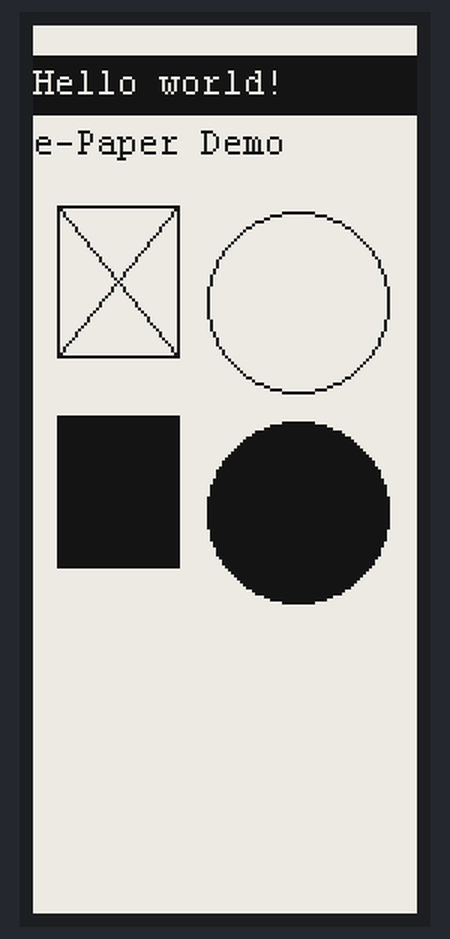
Bench run of a sketch on a simulated Arduino Uno, built for the host (arithmetic inside an expression is 32-bit, double 64-bit). Parts: 128×296 one-colour display.

Above: at 4.1 s.
At 8.7 s:
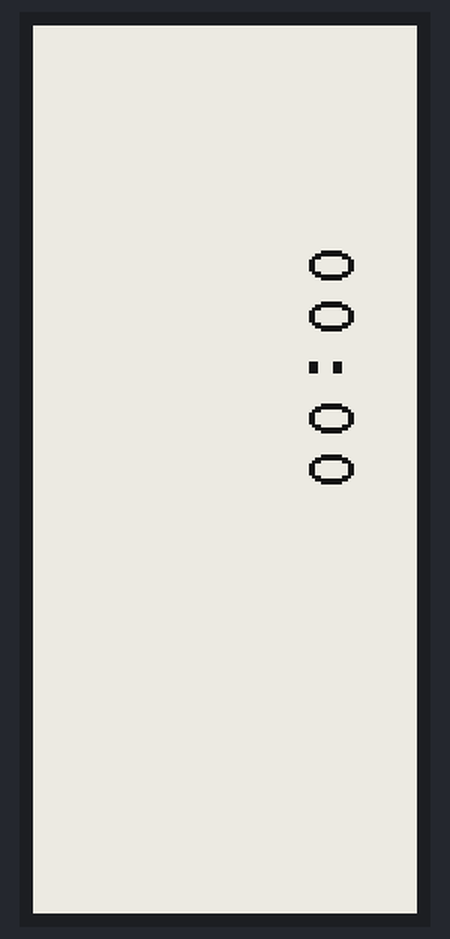
At 15.7 s:
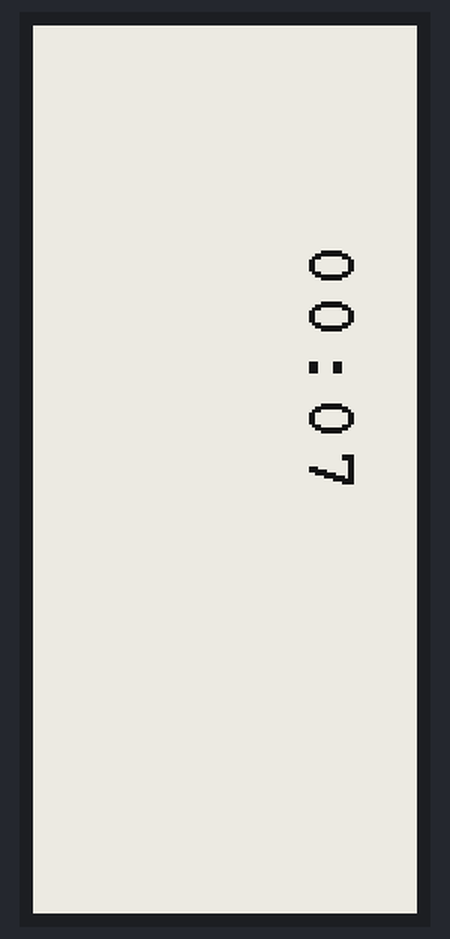
At 22.7 s:
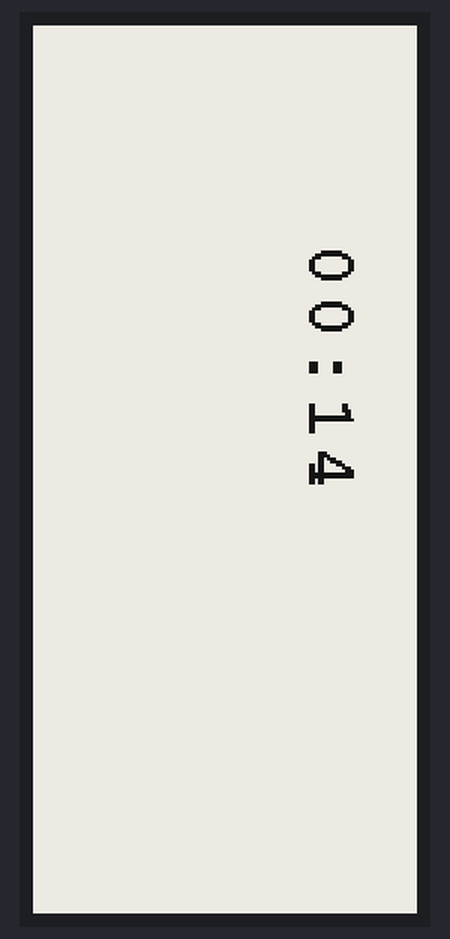
At 29.7 s:
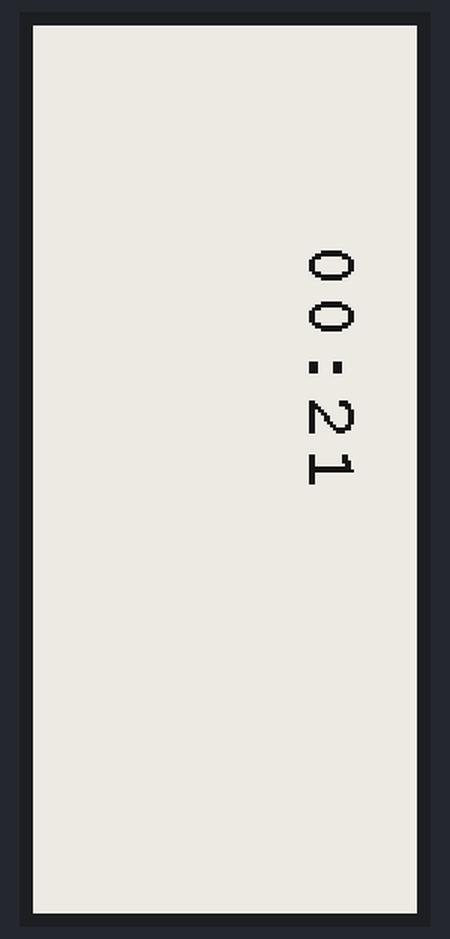
At 37.8 s:
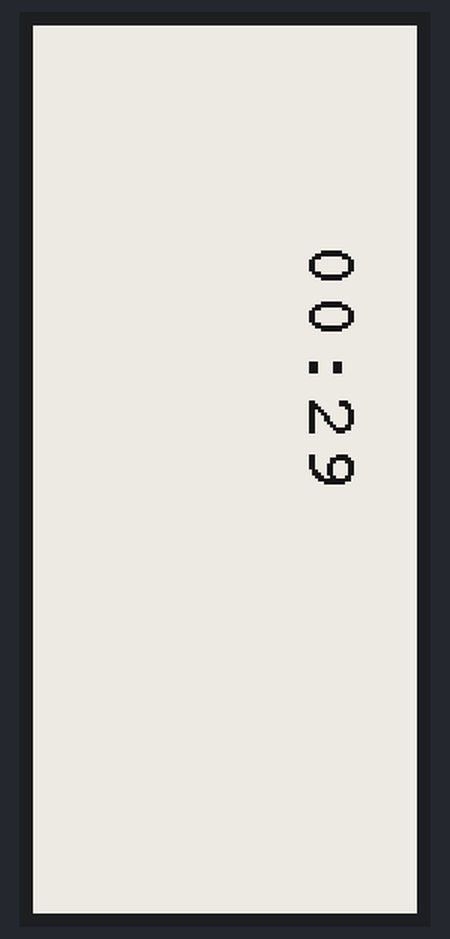

The sketch:

epd2in9_V2.ino
```cpp
// (licence header left out)
#include <SPI.h>
#include "epd2in9_V2.h"
#include "epdpaint.h"
#include "imagedata.h"

#define COLORED     0
#define UNCOLORED   1

/**
  * Due to RAM not enough in Arduino UNO, a frame buffer is not allowed.
  * In this case, a smaller image buffer is allocated and you have to
  * update a partial display several times.
  * 1 byte = 8 pixels, therefore you have to set 8*N pixels at a time.
  */
unsigned char image[1024];
Paint paint(image, 0, 0);    // width should be the multiple of 8
Epd epd;
unsigned long time_start_ms;
unsigned long time_now_s;

void setup() {
  // put your setup code here, to run once:
  Serial.begin(115200);
  if (epd.Init() != 0) {
      Serial.print("e-Paper init failed");
      return;
  }

  epd.ClearFrameMemory(0xFF);   // bit set = white, bit reset = black
  epd.DisplayFrame();

  paint.SetRotate(ROTATE_0);
  paint.SetWidth(128);
  paint.SetHeight(24);

  /* For simplicity, the arguments are explicit numerical coordinates */
  paint.Clear(COLORED);
  paint.DrawStringAt(0, 4, "Hello world!", &Font12, UNCOLORED);
  epd.SetFrameMemory(paint.GetImage(), 0, 10, paint.GetWidth(), paint.GetHeight());

  paint.Clear(UNCOLORED);
  paint.DrawStringAt(0, 4, "e-Paper Demo", &Font12, COLORED);
  epd.SetFrameMemory(paint.GetImage(), 0, 30, paint.GetWidth(), paint.GetHeight());

  paint.SetWidth(64);
  paint.SetHeight(64);

  paint.Clear(UNCOLORED);
  paint.DrawRectangle(0, 0, 40, 50, COLORED);
  paint.DrawLine(0, 0, 40, 50, COLORED);
  paint.DrawLine(40, 0, 0, 50, COLORED);
  epd.SetFrameMemory(paint.GetImage(), 8, 60, paint.GetWidth(), paint.GetHeight());

  paint.Clear(UNCOLORED);
  paint.DrawCircle(32, 32, 30, COLORED);
  epd.SetFrameMemory(paint.GetImage(), 56, 60, paint.GetWidth(), paint.GetHeight());

  paint.Clear(UNCOLORED);
  paint.DrawFilledRectangle(0, 0, 40, 50, COLORED);
  epd.SetFrameMemory(paint.GetImage(), 8, 130, paint.GetWidth(), paint.GetHeight());

  paint.Clear(UNCOLORED);
  paint.DrawFilledCircle(32, 32, 30, COLORED);
  epd.SetFrameMemory(paint.GetImage(), 56, 130, paint.GetWidth(), paint.GetHeight());
  epd.DisplayFrame();

  delay(2000);

  if (epd.Init() != 0) {
      Serial.print("e-Paper init failed ");
      return;
  }

  /**
   *  there are 2 memory areas embedded in the e-paper display
   *  and once the display is refreshed, the memory area will be auto-toggled,
   *  i.e. the next action of SetFrameMemory will set the other memory area
   *  therefore you have to set the frame memory and refresh the display twice.
   */
  epd.SetFrameMemory_Base(IMAGE_DATA);
  epd.DisplayFrame();

  time_start_ms = millis();
}

void loop() {
  // put your main code here, to run repeatedly:
  time_now_s = (millis() - time_start_ms) / 1000;
  char time_string[] = {'0', '0', ':', '0', '0', '\0'};
  time_string[0] = time_now_s / 60 / 10 + '0';
  time_string[1] = time_now_s / 60 % 10 + '0';
  time_string[3] = time_now_s % 60 / 10 + '0';
  time_string[4] = time_now_s % 60 % 10 + '0';

  paint.SetWidth(32);
  paint.SetHeight(96);
  paint.SetRotate(ROTATE_90);

  paint.Clear(UNCOLORED);
  paint.DrawStringAt(0, 4, time_string, &Font24, COLORED);
  epd.SetFrameMemory_Partial(paint.GetImage(), 80, 72, paint.GetWidth(), paint.GetHeight());
  epd.DisplayFrame_Partial();

  // delay(300);
}
```

epdpaint.cpp
```cpp
// (licence header left out)
#include <avr/pgmspace.h>
#include "epdpaint.h"

Paint::Paint(unsigned char* image, int width, int height) {
    this->rotate = ROTATE_0;
    this->image = image;
    /* 1 byte = 8 pixels, so the width should be the multiple of 8 */
    this->width = width % 8 ? width + 8 - (width % 8) : width;
    this->height = height;
}

Paint::~Paint() {
}

/**
 *  @brief: clear the image
 */
void Paint::Clear(int colored) {
    for (int x = 0; x < this->width; x++) {
        for (int y = 0; y < this->height; y++) {
            DrawAbsolutePixel(x, y, colored);
        }
    }
}

/**
 *  @brief: this draws a pixel by absolute coordinates.
 *          this function won't be affected by the rotate parameter.
 */
void Paint::DrawAbsolutePixel(int x, int y, int colored) {
    if (x < 0 || x >= this->width || y < 0 || y >= this->height) {
        return;
    }
    if (IF_INVERT_COLOR) {
        if (colored) {
            image[(x + y * this->width) / 8] |= 0x80 >> (x % 8);
        } else {
            image[(x + y * this->width) / 8] &= ~(0x80 >> (x % 8));
        }
    } else {
        if (colored) {
            image[(x + y * this->width) / 8] &= ~(0x80 >> (x % 8));
        } else {
            image[(x + y * this->width) / 8] |= 0x80 >> (x % 8);
        }
    }
}

/**
 *  @brief: Getters and Setters
 */
unsigned char* Paint::GetImage(void) {
    return this->image;
}

int Paint::GetWidth(void) {
    return this->width;
}

void Paint::SetWidth(int width) {
    this->width = width % 8 ? width + 8 - (width % 8) : width;
}

int Paint::GetHeight(void) {
    return this->height;
}

void Paint::SetHeight(int height) {
    this->height = height;
}

int Paint::GetRotate(void) {
    return this->rotate;
}

void Paint::SetRotate(int rotate){
    this->rotate = rotate;
}

/**
 *  @brief: this draws a pixel by the coordinates
 */
void Paint::DrawPixel(int x, int y, int colored) {
    int point_temp;
    if (this->rotate == ROTATE_0) {
        if(x < 0 || x >= this->width || y < 0 || y >= this->height) {
            return;
        }
        DrawAbsolutePixel(x, y, colored);
    } else if (this->rotate == ROTATE_90) {
        if(x < 0 || x >= this->height || y < 0 || y >= this->width) {
          return;
        }
        point_temp = x;
        x = this->width - y;
        y = point_temp;
        DrawAbsolutePixel(x, y, colored);
    } else if (this->rotate == ROTATE_180) {
        if(x < 0 || x >= this->width || y < 0 || y >= this->height) {
          return;
        }
        x = this->width - x;
        y = this->height - y;
        DrawAbsolutePixel(x, y, colored);
    } else if (this->rotate == ROTATE_270) {
        if(x < 0 || x >= this->height || y < 0 || y >= this->width) {
          return;
        }
        point_temp = x;
        x = y;
        y = this->height - point_temp;
        DrawAbsolutePixel(x, y, colored);
    }
}

/**
 *  @brief: this draws a charactor on the frame buffer but not refresh
 */
void Paint::DrawCharAt(int x, int y, char ascii_char, sFONT* font, int colored) {
    int i, j;
    unsigned int char_offset = (ascii_char - ' ') * font->Height * (font->Width / 8 + (font->Width % 8 ? 1 : 0));
    const unsigned char* ptr = &font->table[char_offset];

    for (j = 0; j < font->Height; j++) {
        for (i = 0; i < font->Width; i++) {
            if (pgm_read_byte(ptr) & (0x80 >> (i % 8))) {
                DrawPixel(x + i, y + j, colored);
            }
            if (i % 8 == 7) {
                ptr++;
            }
        }
        if (font->Width % 8 != 0) {
            ptr++;
        }
    }
}

/**
*  @brief: this displays a string on the frame buffer but not refresh
*/
void Paint::DrawStringAt(int x, int y, const char* text, sFONT* font, int colored) {
    const char* p_text = text;
    unsigned int counter = 0;
    int refcolumn = x;

    /* Send the string character by character on EPD */
    while (*p_text != 0) {
        /* Display one character on EPD */
        DrawCharAt(refcolumn, y, *p_text, font, colored);
        /* Decrement the column position by 16 */
        refcolumn += font->Width;
        /* Point on the next character */
        p_text++;
        counter++;
    }
}

/**
*  @brief: this draws a line on the frame buffer
*/
void Paint::DrawLine(int x0, int y0, int x1, int y1, int colored) {
    /* Bresenham algorithm */
    int dx = x1 - x0 >= 0 ? x1 - x0 : x0 - x1;
    int sx = x0 < x1 ? 1 : -1;
    int dy = y1 - y0 <= 0 ? y1 - y0 : y0 - y1;
    int sy = y0 < y1 ? 1 : -1;
    int err = dx + dy;

    while((x0 != x1) && (y0 != y1)) {
        DrawPixel(x0, y0 , colored);
        if (2 * err >= dy) {
            err += dy;
            x0 += sx;
        }
        if (2 * err <= dx) {
            err += dx;
            y0 += sy;
        }
    }
}

/**
*  @brief: this draws a horizontal line on the frame buffer
*/
void Paint::DrawHorizontalLine(int x, int y, int line_width, int colored) {
    int i;
    for (i = x; i < x + line_width; i++) {
        DrawPixel(i, y, colored);
    }
}

/**
*  @brief: this draws a vertical line on the frame buffer
*/
void Paint::DrawVerticalLine(int x, int y, int line_height, int colored) {
    int i;
    for (i = y; i < y + line_height; i++) {
        DrawPixel(x, i, colored);
    }
}

/**
*  @brief: this draws a rectangle
*/
void Paint::DrawRectangle(int x0, int y0, int x1, int y1, int colored) {
    int min_x, min_y, max_x, max_y;
    min_x = x1 > x0 ? x0 : x1;
    max_x = x1 > x0 ? x1 : x0;
    min_y = y1 > y0 ? y0 : y1;
    max_y = y1 > y0 ? y1 : y0;

    DrawHorizontalLine(min_x, min_y, max_x - min_x + 1, colored);
    DrawHorizontalLine(min_x, max_y, max_x - min_x + 1, colored);
    DrawVerticalLine(min_x, min_y, max_y - min_y + 1, colored);
    DrawVerticalLine(max_x, min_y, max_y - min_y + 1, colored);
}

/**
*  @brief: this draws a filled rectangle
*/
void Paint::DrawFilledRectangle(int x0, int y0, int x1, int y1, int colored) {
    int min_x, min_y, max_x, max_y;
    int i;
    min_x = x1 > x0 ? x0 : x1;
    max_x = x1 > x0 ? x1 : x0;
    min_y = y1 > y0 ? y0 : y1;
    max_y = y1 > y0 ? y1 : y0;

    for (i = min_x; i <= max_x; i++) {
      DrawVerticalLine(i, min_y, max_y - min_y + 1, colored);
    }
}

/**
*  @brief: this draws a circle
*/
void Paint::DrawCircle(int x, int y, int radius, int colored) {
    /* Bresenham algorithm */
    int x_pos = -radius;
    int y_pos = 0;
    int err = 2 - 2 * radius;
    int e2;

    do {
        DrawPixel(x - x_pos, y + y_pos, colored);
        DrawPixel(x + x_pos, y + y_pos, colored);
        DrawPixel(x + x_pos, y - y_pos, colored);
        DrawPixel(x - x_pos, y - y_pos, colored);
        e2 = err;
        if (e2 <= y_pos) {
            err += ++y_pos * 2 + 1;
            if(-x_pos == y_pos && e2 <= x_pos) {
              e2 = 0;
            }
        }
        if (e2 > x_pos) {
            err += ++x_pos * 2 + 1;
        }
    } while (x_pos <= 0);
}

/**
*  @brief: this draws a filled circle
*/
void Paint::DrawFilledCircle(int x, int y, int radius, int colored) {
    /* Bresenham algorithm */
    int x_pos = -radius;
    int y_pos = 0;
    int err = 2 - 2 * radius;
    int e2;

    do {
        DrawPixel(x - x_pos, y + y_pos, colored);
        DrawPixel(x + x_pos, y + y_pos, colored);
        DrawPixel(x + x_pos, y - y_pos, colored);
        DrawPixel(x - x_pos, y - y_pos, colored);
        DrawHorizontalLine(x + x_pos, y + y_pos, 2 * (-x_pos) + 1, colored);
        DrawHorizontalLine(x + x_pos, y - y_pos, 2 * (-x_pos) + 1, colored);
        e2 = err;
        if (e2 <= y_pos) {
            err += ++y_pos * 2 + 1;
            if(-x_pos == y_pos && e2 <= x_pos) {
                e2 = 0;
            }
        }
        if(e2 > x_pos) {
            err += ++x_pos * 2 + 1;
        }
    } while(x_pos <= 0);
}

/* END OF FILE */
```

epdpaint.h
```cpp
// (licence header left out)
#ifndef EPDPAINT_H
#define EPDPAINT_H

// Display orientation
#define ROTATE_0            0
#define ROTATE_90           1
#define ROTATE_180          2
#define ROTATE_270          3

// Color inverse. 1 or 0 = set or reset a bit if set a colored pixel
#define IF_INVERT_COLOR     1

#include "fonts.h"

class Paint {
public:
    Paint(unsigned char* image, int width, int height);
    ~Paint();
    void Clear(int colored);
    int  GetWidth(void);
    void SetWidth(int width);
    int  GetHeight(void);
    void SetHeight(int height);
    int  GetRotate(void);
    void SetRotate(int rotate);
    unsigned char* GetImage(void);
    void DrawAbsolutePixel(int x, int y, int colored);
    void DrawPixel(int x, int y, int colored);
    void DrawCharAt(int x, int y, char ascii_char, sFONT* font, int colored);
    void DrawStringAt(int x, int y, const char* text, sFONT* font, int colored);
    void DrawLine(int x0, int y0, int x1, int y1, int colored);
    void DrawHorizontalLine(int x, int y, int width, int colored);
    void DrawVerticalLine(int x, int y, int height, int colored);
    void DrawRectangle(int x0, int y0, int x1, int y1, int colored);
    void DrawFilledRectangle(int x0, int y0, int x1, int y1, int colored);
    void DrawCircle(int x, int y, int radius, int colored);
    void DrawFilledCircle(int x, int y, int radius, int colored);

private:
    unsigned char* image;
    int width;
    int height;
    int rotate;
};

#endif

/* END OF FILE */
```

fonts.h
```cpp
// (licence header left out)
/* Define to prevent recursive inclusion -------------------------------------*/
#ifndef __FONTS_H
#define __FONTS_H

/* Max size of bitmap will based on a font24 (17x24) */
#define MAX_HEIGHT_FONT         24
#define MAX_WIDTH_FONT          17
#define OFFSET_BITMAP           54

/* Includes ------------------------------------------------------------------*/
#include <stdint.h>

struct sFONT {
  const uint8_t *table;
  uint16_t Width;
  uint16_t Height;
};

extern sFONT Font24;
extern sFONT Font20;
extern sFONT Font16;
extern sFONT Font12;
extern sFONT Font8;

#endif /* __FONTS_H */


/************************ (C) COPYRIGHT STMicroelectronics *****END OF FILE****/
```

imagedata.h
```cpp
// (licence header left out)
extern const unsigned char IMAGE_DATA[];

/* FILE END */
```

Source omitted: font12.cpp (25786 bytes), font16.cpp (47979 bytes), font20.cpp (64326 bytes), font24.cpp (96596 bytes), font8.cpp (17404 bytes), imagedata.cpp (data table, 25322 bytes)

Measured:
- what the display in image 0 shows lasts 4.0 s, from 4.1 s to 8.1 s
- what the display in image 1 shows lasts 1.0 s, from 8.6 s to 9.6 s
